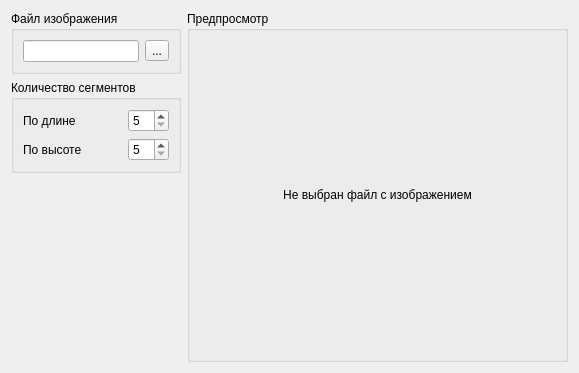
<?xml version="1.0" encoding="UTF-8"?>
<ui version="4.0">
 <class>Editor</class>
 <widget class="QWidget" name="Editor">
  <property name="geometry">
   <rect>
    <x>0</x>
    <y>0</y>
    <width>579</width>
    <height>373</height>
   </rect>
  </property>
  <property name="maximumSize">
   <size>
    <width>800</width>
    <height>600</height>
   </size>
  </property>
  <property name="windowTitle">
   <string>Form</string>
  </property>
  <layout class="QHBoxLayout" name="horizontalLayout_8">
   <item>
    <layout class="QHBoxLayout" name="horizontalLayout_7" stretch="0,1">
     <item>
      <layout class="QVBoxLayout" name="verticalLayout_3" stretch="0,0,1">
       <item>
        <widget class="QGroupBox" name="groupBox_4">
         <property name="title">
          <string>Файл изображения</string>
         </property>
         <layout class="QHBoxLayout" name="horizontalLayout_6">
          <item>
           <layout class="QHBoxLayout" name="horizontalLayout">
            <item>
             <widget class="QLineEdit" name="lineEdit"/>
            </item>
            <item>
             <widget class="QToolButton" name="toolButton">
              <property name="text">
               <string>...</string>
              </property>
             </widget>
            </item>
           </layout>
          </item>
         </layout>
        </widget>
       </item>
       <item>
        <widget class="QGroupBox" name="groupBox">
         <property name="title">
          <string>Количество сегментов</string>
         </property>
         <layout class="QVBoxLayout" name="verticalLayout">
          <item>
           <layout class="QVBoxLayout" name="verticalLayout_2">
            <item>
             <layout class="QHBoxLayout" name="horizontalLayout_2" stretch="0,1,0">
              <item>
               <widget class="QLabel" name="label_2">
                <property name="text">
                 <string>По длине</string>
                </property>
               </widget>
              </item>
              <item>
               <spacer name="horizontalSpacer">
                <property name="orientation">
                 <enum>Qt::Horizontal</enum>
                </property>
                <property name="sizeHint" stdset="0">
                 <size>
                  <width>40</width>
                  <height>20</height>
                 </size>
                </property>
               </spacer>
              </item>
              <item>
               <widget class="QSpinBox" name="spinBox">
                <property name="minimum">
                 <number>5</number>
                </property>
                <property name="maximum">
                 <number>10</number>
                </property>
               </widget>
              </item>
             </layout>
            </item>
            <item>
             <layout class="QHBoxLayout" name="horizontalLayout_3" stretch="0,1,0">
              <item>
               <widget class="QLabel" name="label_3">
                <property name="text">
                 <string>По высоте</string>
                </property>
               </widget>
              </item>
              <item>
               <spacer name="horizontalSpacer_2">
                <property name="orientation">
                 <enum>Qt::Horizontal</enum>
                </property>
                <property name="sizeHint" stdset="0">
                 <size>
                  <width>40</width>
                  <height>20</height>
                 </size>
                </property>
               </spacer>
              </item>
              <item>
               <widget class="QSpinBox" name="spinBox_2">
                <property name="minimum">
                 <number>5</number>
                </property>
                <property name="maximum">
                 <number>10</number>
                </property>
               </widget>
              </item>
             </layout>
            </item>
           </layout>
          </item>
         </layout>
        </widget>
       </item>
       <item>
        <spacer name="verticalSpacer">
         <property name="orientation">
          <enum>Qt::Vertical</enum>
         </property>
         <property name="sizeHint" stdset="0">
          <size>
           <width>20</width>
           <height>40</height>
          </size>
         </property>
        </spacer>
       </item>
      </layout>
     </item>
     <item>
      <widget class="QGroupBox" name="groupBox_2">
       <property name="title">
        <string>Предпросмотр</string>
       </property>
       <layout class="QVBoxLayout" name="verticalLayout_4">
        <item>
         <widget class="QLabel" name="view">
          <property name="text">
           <string>Не выбран файл с изображением</string>
          </property>
          <property name="alignment">
           <set>Qt::AlignCenter</set>
          </property>
         </widget>
        </item>
       </layout>
      </widget>
     </item>
    </layout>
   </item>
  </layout>
 </widget>
 <resources/>
 <connections/>
</ui>
